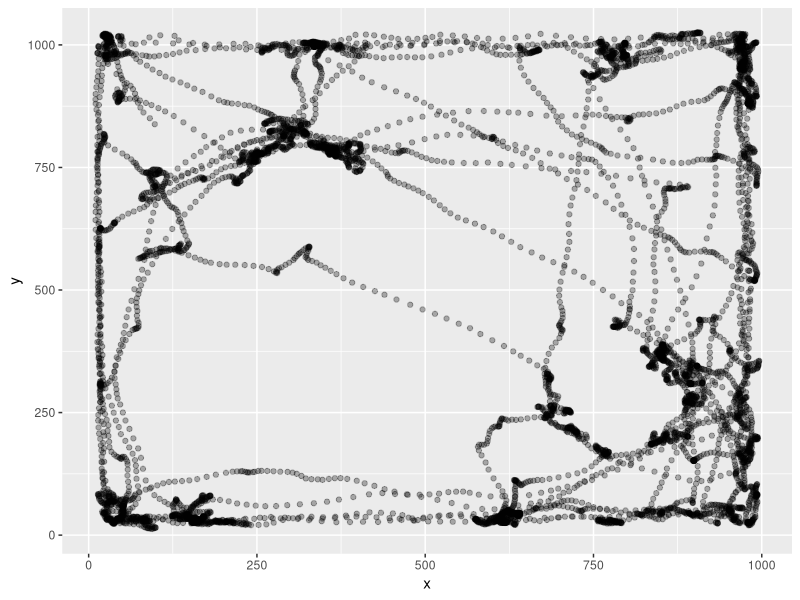

This figure's R source: (Note: this script raises an error after producing the figure.)
rm(list = ls())
library(tidyverse)
SimilarLearn <- read_csv("240705_r1567_0_similar_learn.csv")
SimilarLearn <- SimilarLearn %>%
  select(!15:24) %>%
  filter(Value.Item1.Item2>260) %>%
  rename(pixelx = Value.Item1.Item3.X, pixely = Value.Item1.Item3.Y, TimePoint = Value.Item1.Item2) %>%
  select(!1, !14)
x1 <- c(SimilarLearn$pixelx)
y1 <- c(SimilarLearn$pixely)
df1 <- data.frame(x = x1, y = y1)
p1 <- ggplot(df1, aes(x = x, y = y)) +
  geom_point(alpha = 0.3)
p1
library(ggforce)
p1circle <- p1 + geom_circle(aes(x0 = 324, y0 = 715, r = 125), color = "red")
p1circle <- p1circle + geom_circle(aes(x0 = 787, y0 = 271, r = 125), color = "red")
p1circle <- p1circle +
  ggtitle("similar")
p1circle
radius <- 125
center_x1 <- 324
center_y1 <- 715
df1$distance <- sqrt((df1$x - center_x1)^2 + (df1$y - center_y1)^2)
points_in_circle1 <- sum(df1$distance <= radius)
print(points_in_circle1)
center_x2 <- 787
center_y2 <- 271
df1$distance1 <- sqrt((df1$x - center_x2)^2 + (df1$y - center_y2)^2)
points_in_circle2 <- sum(df1$distance1 <= radius)
print(points_in_circle2)
BaselineLearn <- read_csv("240705_r1567_1_baseline_learn.csv")
BaselineLearn <- BaselineLearn %>%
  select(!15:24) %>%
  filter(Value.Item1.Item2>260) %>%
  rename(pixelx = Value.Item1.Item3.X, pixely = Value.Item1.Item3.Y, TimePoint = Value.Item1.Item2) %>%
  select(!1, !14)
x2 <- c(BaselineLearn$pixelx)
y2 <- c(BaselineLearn$pixely)
df2 <- data.frame(x = x2, y = y2)
p2 <- ggplot(df2, aes(x = x2, y = y2)) +
  geom_point(alpha = 0.3)
p2
p2circle <- p2 + geom_circle(aes(x0 = 334, y0 = 710, r = 125), color = "blue")
p2circle <- p2circle + geom_circle(aes(x0 = 788, y0 = 271, r = 125), color = "blue")
p2circle <- p2circle +
  ggtitle("baseline")
p2circle
radius <- 125
center_x1 <- 330
center_y1 <- 710
df2$distance <- sqrt((df2$x - center_x1)^2 + (df2$y - center_y1)^2)
points_in_circle2 <- sum(df2$distance <= radius)
print(points_in_circle2)
center_x2 <- 788
center_y2 <- 271
df2$distance1 <- sqrt((df2$x - center_x2)^2 + (df2$y - center_y2)^2)
points_in_circle2 <- sum(df2$distance1 <= radius)
print(points_in_circle2)
SimilarTest <- read_csv("240705_r1567_2_similar_test.csv")
SimilarTest <- SimilarTest %>%
  select(!15:24) %>%
  filter(Value.Item1.Item2>260) %>%
  rename(pixelx = Value.Item1.Item3.X, pixely = Value.Item1.Item3.Y, TimePoint = Value.Item1.Item2) %>%
  select(!1, !14)
x3 <- c(SimilarTest$pixelx)
y3 <- c(SimilarTest$pixely)
df3 <- data.frame(x = x3, y = y3)
p3 <- ggplot(df3, aes(x = x3, y = y3)) +
  geom_point(alpha = 0.3)
p3
p3circle <- p3 + geom_circle(aes(x0 = 324, y0 = 705, r = 125), color = "red")
p3circle <- p3circle + geom_circle(aes(x0 = 783, y0 = 266, r = 125), color = "blue")
p3circle <- p3circle +
  ggtitle("similar")
p3circle
radius <- 125
center_x3 <- 324
center_y3 <- 705
df3$distance <- sqrt((df3$x - center_x3)^2 + (df3$y - center_y3)^2)
points_in_circle3 <- sum(df3$distance <= radius)
print(points_in_circle3)
center_x3 <- 783
center_y3 <- 266
df3$distance1 <- sqrt((df3$x - center_x3)^2 + (df3$y - center_y3)^2)
points_in_circle3 <- sum(df1$distance1 <= radius)
print(points_in_circle3)
BaselineLearn1 <- read_csv("240705_r1567_3_baseline_learn.csv")
BaselineLearn1 <- BaselineLearn1 %>%
  select(!15:24) %>%
  filter(Value.Item1.Item2>260) %>%
  rename(pixelx = Value.Item1.Item3.X, pixely = Value.Item1.Item3.Y, TimePoint = Value.Item1.Item2) %>%
  select(!1, !14)
x4 <- c(BaselineLearn1$pixelx)
y4 <- c(BaselineLearn1$pixely)
df4 <- data.frame(x = x4, y = y4)
p4 <- ggplot(df4, aes(x = x4, y = y4)) +
  geom_point(alpha = 0.3)
p4
p4circle <- p4 + geom_circle(aes(x0 = 314, y0 = 705, r = 125), color = "purple")
p4circle <- p4circle + geom_circle(aes(x0 = 783, y0 = 276, r = 125), color = "purple")
p4circle <- p4circle +
  ggtitle("baseline")
p4circle
radius <- 125
center_x4 <- 314
center_y4 <- 705
df4$distance <- sqrt((df4$x - center_x4)^2 + (df4$y - center_y4)^2)
points_in_circle4 <- sum(df4$distance <= radius)
print(points_in_circle4)
center_x4 <- 783
center_y4 <- 276
df4$distance1 <- sqrt((df4$x - center_x4)^2 + (df4$y - center_y4)^2)
points_in_circle4 <- sum(df4$distance1 <= radius)
print(points_in_circle4)
DifferentLearn <- read_csv("240705_r1567_4_different_learn.csv")
DifferentLearn <- DifferentLearn %>%
  select(!15:24) %>%
  filter(Value.Item1.Item2>260) %>%
  rename(pixelx = Value.Item1.Item3.X, pixely = Value.Item1.Item3.Y, TimePoint = Value.Item1.Item2) %>%
  select(!1, !14)
x5 <- c(DifferentLearn$pixelx)
y5 <- c(DifferentLearn$pixely)
df5 <- data.frame(x = x5, y = y5)
p5 <- ggplot(df5, aes(x = x5, y = y5)) +
  geom_point(alpha = 0.3)
p5
p5circle <- p5 + geom_circle(aes(x0 = 457, y0 = 994, r = 125), color = "green")
p5circle <- p5circle + geom_circle(aes(x0 = 1025, y0 = 452, r = 125), color = "green")
p5circle <- p5circle +
  ggtitle("different")
p5circle
radius <- 125
center_x5 <- 457
center_y5 <- 994
df5$distance <- sqrt((df5$x - center_x5)^2 + (df5$y - center_y5)^2)
points_in_circle5 <- sum(df5$distance <= radius)
print(points_in_circle5)
center_x6 <- 1025
center_y6 <- 452
df5$distance1 <- sqrt((df5$x - center_x6)^2 + (df5$y - center_y6)^2)
points_in_circle6 <- sum(df5$distance1 <= radius)
print(points_in_circle6)
BaselineTest <- read_csv("240705_r1567_5_baseline_test.csv")
BaselineTest <- BaselineTest %>%
  select(!15:24) %>%
  filter(Value.Item1.Item2>260) %>%
  rename(pixelx = Value.Item1.Item3.X, pixely = Value.Item1.Item3.Y, TimePoint = Value.Item1.Item2) %>%
  select(!1, !14)
x6 <- c(BaselineTest$pixelx)
y6 <- c(BaselineTest$pixely)
df6 <- data.frame(x = x6, y = y6)
p6 <- ggplot(df6, aes(x = x6, y = y6)) +
  geom_point(alpha = 0.3)
p6
p6circle <- p6 + geom_circle(aes(x0 = 324, y0 = 705, r = 125), color = "purple")
p6circle <- p6circle + geom_circle(aes(x0 = 783, y0 = 266, r = 125), color = "green")
p6circle <- p6circle +
  ggtitle("baseline")
p6circle
radius <- 125
center_x6 <- 324
center_y6 <- 705
df6$distance <- sqrt((df6$x - center_x6)^2 + (df6$y - center_y6)^2)
points_in_circle6 <- sum(df6$distance <= radius)
print(points_in_circle6)
center_x6 <- 783
center_y6 <- 266
df6$distance1 <- sqrt((df6$x - center_x6)^2 + (df6$y - center_y6)^2)
points_in_circle6 <- sum(df6$distance1 <= radius)
print(points_in_circle6)
library(gridExtra)
grid.arrange(p1circle, p2circle, p3circle, p4circle, p5circle, p6circle, nrow = 2, ncol = 3)

